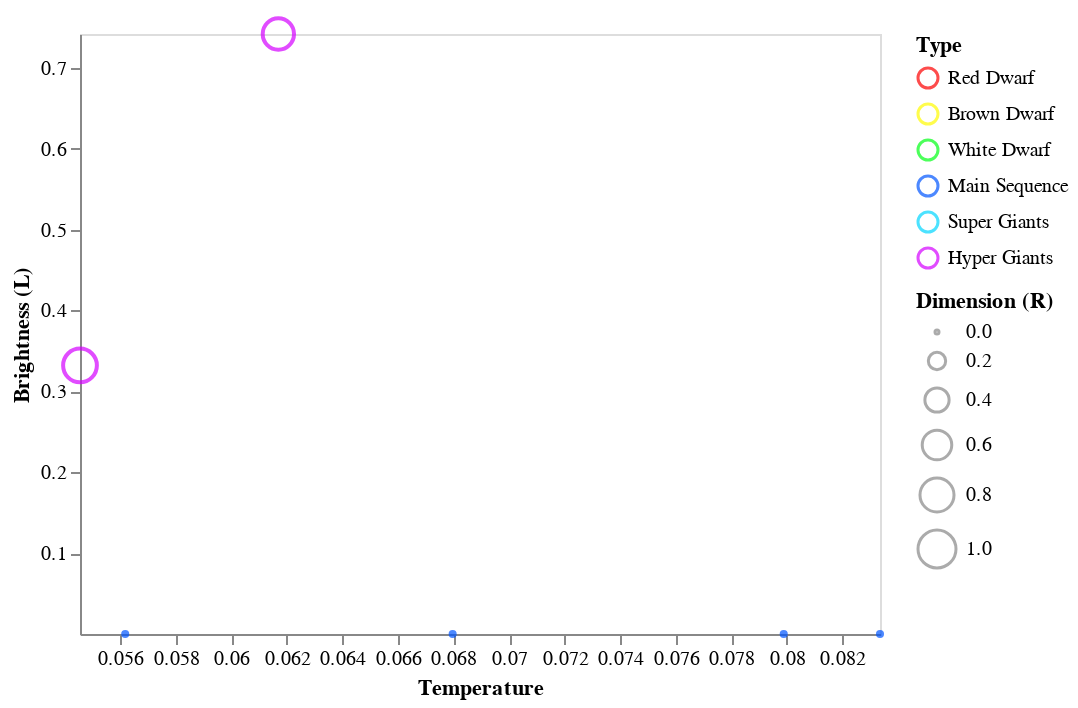

The notebook cell saved with this chart:
### Markdown cell above
A questa classe spettrale appertiene una sola stella: non è possibile ricavare dati esaustivi

### Code cell
data = dataset[dataset['Spectral_Class'] == 'K']

alt.Chart(data).mark_point().encode( 
    
    x = alt.X('Temperature',
         scale = alt.Scale(domain = (min(data.Temperature), max(data.Temperature))),
         axis = alt.Axis(format='K', title='Temperature', grid = False)
         ),
    
    y = alt.Y('L',
         scale = alt.Scale(domain = (min(data.L), max(data.L))),
         axis = alt.Axis(format='K', title='Brightness (L)', grid = False)
         ),
    
    size = alt.Size('R', 
                    scale = alt.Scale(domain = [0, 1]), 
                    legend = alt.Legend(title = 'Dimension (R)')
                   ),
    
    color = alt.Color('Type', scale=alt.
                    Scale(domain=dom, range=rng))
    
)

### Figure 1 — Vega-Lite specification as saved in the notebook (floating-point values rounded to 4 significant figures)
{"config": {"view": {"continuousWidth": 400, "continuousHeight": 300}}, "data": {"name": "data-66d3b5997604b4fd34bcc6450c101152"}, "mark": "point", "encoding": {"color": {"type": "nominal", "field": "Type", "scale": {"domain": ["Red Dwarf", "Brown Dwarf", "White Dwarf", "Main Sequence", "Super Giants", "Hyper Giants"], "range": ["#fc0000", "#fffb00", "#00ff15", "#0055ff", "#00d5ff", "#d400ff"]}}, "size": {"type": "quantitative", "field": "R", "legend": {"title": "Dimension (R)"}, "scale": {"domain": [0, 1]}}, "x": {"type": "quantitative", "axis": {"format": "K", "grid": false, "title": "Temperature"}, "field": "Temperature", "scale": {"domain": [0.05454, 0.08337]}}, "y": {"type": "quantitative", "axis": {"format": "K", "grid": false, "title": "Brightness (L)"}, "field": "L", "scale": {"domain": [9.997e-08, 0.7417]}}}, "$schema": "https://vega.github.io/schema/vega-lite/v4.8.1.json", "datasets": {"data-66d3b5997604b4fd34bcc6450c101152": [{"Temperature": 0.06797, "L": 1.8e-07, "R": 0.0004396, "A_M": 0.5762, "Color": "White-Yellow", "Spectral_Class": "K", "Type": "Main Sequence"}, {"Temperature": 0.05617, "L": 9.997e-08, "R": 0.0004037, "A_M": 0.5675, "Color": "White-Yellow", "Spectral_Class": "K", "Type": "Main Sequence"}, {"Temperature": 0.0799, "L": 4.202e-07, "R": 0.0005756, "A_M": 0.5222, "Color": "White-Yellow", "Spectral_Class": "K", "Type": "Main Sequence"}, {"Temperature": 0.08337, "L": 7.416e-07, "R": 0.0004453, "A_M": 0.5191, "Color": "Orange", "Spectral_Class": "K", "Type": "Main Sequence"}, {"Temperature": 0.05454, "L": 0.332, "R": 0.7873, "A_M": 0.01657, "Color": "Red", "Spectral_Class": "K", "Type": "Hyper Giants"}, {"Temperature": 0.06169, "L": 0.7417, "R": 0.6749, "A_M": 0.08505, "Color": "Orange", "Spectral_Class": "K", "Type": "Hyper Giants"}]}}
